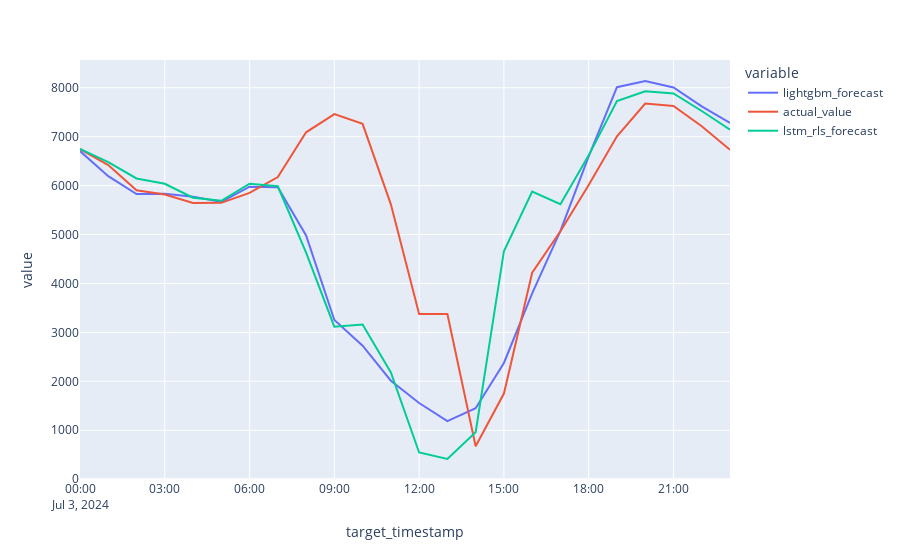

Notebook source saved alongside this figure:
### Code cell
supabase.postgrest.schema(ML_SCHEMA)
lightgbm_results = supabase.table("forecasts").select("target_timestamp, forecast_value, actual_value").eq("feeder_id", 1).eq("model_id", 1).gte("target_timestamp", '2024-07-03').execute()
lstm_rls_results = supabase.table("forecasts").select("target_timestamp, forecast_value").eq("feeder_id", 1).eq("model_id", 19).gte("target_timestamp", '2024-07-03').execute()

lightgbm_results_df = pd.DataFrame(lightgbm_results.data).set_index("target_timestamp")
lstm_rls_results_df = pd.DataFrame(lstm_rls_results.data).set_index("target_timestamp")

lightgbm_results_df.rename(columns={"forecast_value": "lightgbm_forecast"}, inplace=True)
lstm_rls_results_df.rename(columns={"forecast_value": "lstm_rls_forecast"}, inplace=True)

px.line(pd.concat([lightgbm_results_df, lstm_rls_results_df], axis=1))
# select * from ml.forecasts where Feeder_ID = 1 and target_timestamp >= '2024-07-03' and model_id = 19

### Figure 1 — Plotly figure (JSON) as saved in the notebook; plotly's stock layout.template omitted (floating-point values rounded to 4 significant figures)
{"data": [{"hovertemplate": "variable=lightgbm_forecast<br>target_timestamp=%{x}<br>value=%{y}<extra></extra>", "legendgroup": "lightgbm_forecast", "line": {"color": "#636efa", "dash": "solid"}, "marker": {"symbol": "circle"}, "mode": "lines", "name": "lightgbm_forecast", "orientation": "v", "showlegend": true, "type": "scatter", "x": ["2024-07-03T00:00:00+00:00", "2024-07-03T01:00:00+00:00", "2024-07-03T02:00:00+00:00", "2024-07-03T03:00:00+00:00", "2024-07-03T04:00:00+00:00", "2024-07-03T05:00:00+00:00", "2024-07-03T06:00:00+00:00", "2024-07-03T07:00:00+00:00", "2024-07-03T08:00:00+00:00", "2024-07-03T09:00:00+00:00", "2024-07-03T10:00:00+00:00", "2024-07-03T11:00:00+00:00", "2024-07-03T12:00:00+00:00", "2024-07-03T13:00:00+00:00", "2024-07-03T14:00:00+00:00", "2024-07-03T15:00:00+00:00", "2024-07-03T16:00:00+00:00", "2024-07-03T17:00:00+00:00", "2024-07-03T18:00:00+00:00", "2024-07-03T19:00:00+00:00", "2024-07-03T20:00:00+00:00", "2024-07-03T21:00:00+00:00", "2024-07-03T22:00:00+00:00", "2024-07-03T23:00:00+00:00"], "xaxis": "x", "y": [6706.0, 6194.0, 5828.0, 5833.0, 5775.0, 5668.0, 5979.0, 5966.0, 4982.0, 3253.0, 2729.0, 2014.0, 1557.0, 1186.0, 1450.0, 2376.0, 3797.0, 5077.0, 6600.0, 8012.0, 8139.0, 8008.0, 7621.0, 7281.0], "yaxis": "y"}, {"hovertemplate": "variable=actual_value<br>target_timestamp=%{x}<br>value=%{y}<extra></extra>", "legendgroup": "actual_value", "line": {"color": "#EF553B", "dash": "solid"}, "marker": {"symbol": "circle"}, "mode": "lines", "name": "actual_value", "orientation": "v", "showlegend": true, "type": "scatter", "x": ["2024-07-03T00:00:00+00:00", "2024-07-03T01:00:00+00:00", "2024-07-03T02:00:00+00:00", "2024-07-03T03:00:00+00:00", "2024-07-03T04:00:00+00:00", "2024-07-03T05:00:00+00:00", "2024-07-03T06:00:00+00:00", "2024-07-03T07:00:00+00:00", "2024-07-03T08:00:00+00:00", "2024-07-03T09:00:00+00:00", "2024-07-03T10:00:00+00:00", "2024-07-03T11:00:00+00:00", "2024-07-03T12:00:00+00:00", "2024-07-03T13:00:00+00:00", "2024-07-03T14:00:00+00:00", "2024-07-03T15:00:00+00:00", "2024-07-03T16:00:00+00:00", "2024-07-03T17:00:00+00:00", "2024-07-03T18:00:00+00:00", "2024-07-03T19:00:00+00:00", "2024-07-03T20:00:00+00:00", "2024-07-03T21:00:00+00:00", "2024-07-03T22:00:00+00:00", "2024-07-03T23:00:00+00:00"], "xaxis": "x", "y": [6747.0, 6421.0, 5905.0, 5820.0, 5645.0, 5648.0, 5851.0, 6176.0, 7090.0, 7463.0, 7263.0, 5617.0, 3378.0, 3377.0, 672.7, 1750.0, 4221.0, 5067.0, 6014.0, 7009.0, 7677.0, 7629.0, 7214.0, 6733.0], "yaxis": "y"}, {"hovertemplate": "variable=lstm_rls_forecast<br>target_timestamp=%{x}<br>value=%{y}<extra></extra>", "legendgroup": "lstm_rls_forecast", "line": {"color": "#00cc96", "dash": "solid"}, "marker": {"symbol": "circle"}, "mode": "lines", "name": "lstm_rls_forecast", "orientation": "v", "showlegend": true, "type": "scatter", "x": ["2024-07-03T00:00:00+00:00", "2024-07-03T01:00:00+00:00", "2024-07-03T02:00:00+00:00", "2024-07-03T03:00:00+00:00", "2024-07-03T04:00:00+00:00", "2024-07-03T05:00:00+00:00", "2024-07-03T06:00:00+00:00", "2024-07-03T07:00:00+00:00", "2024-07-03T08:00:00+00:00", "2024-07-03T09:00:00+00:00", "2024-07-03T10:00:00+00:00", "2024-07-03T11:00:00+00:00", "2024-07-03T12:00:00+00:00", "2024-07-03T13:00:00+00:00", "2024-07-03T14:00:00+00:00", "2024-07-03T15:00:00+00:00", "2024-07-03T16:00:00+00:00", "2024-07-03T17:00:00+00:00", "2024-07-03T18:00:00+00:00", "2024-07-03T19:00:00+00:00", "2024-07-03T20:00:00+00:00", "2024-07-03T21:00:00+00:00", "2024-07-03T22:00:00+00:00", "2024-07-03T23:00:00+00:00"], "xaxis": "x", "y": [6753.0, 6483.0, 6146.0, 6039.0, 5753.0, 5690.0, 6039.0, 5987.0, 4629.0, 3118.0, 3163.0, 2183.0, 545.3, 412.7, 959.9, 4660.0, 5880.0, 5622.0, 6619.0, 7729.0, 7929.0, 7884.0, 7525.0, 7143.0], "yaxis": "y"}], "layout": {"legend": {"title": {"text": "variable"}, "tracegroupgap": 0}, "margin": {"t": 60}, "xaxis": {"anchor": "y", "domain": [0, 1], "title": {"text": "target_timestamp"}}, "yaxis": {"anchor": "x", "domain": [0, 1], "title": {"text": "value"}}}}
